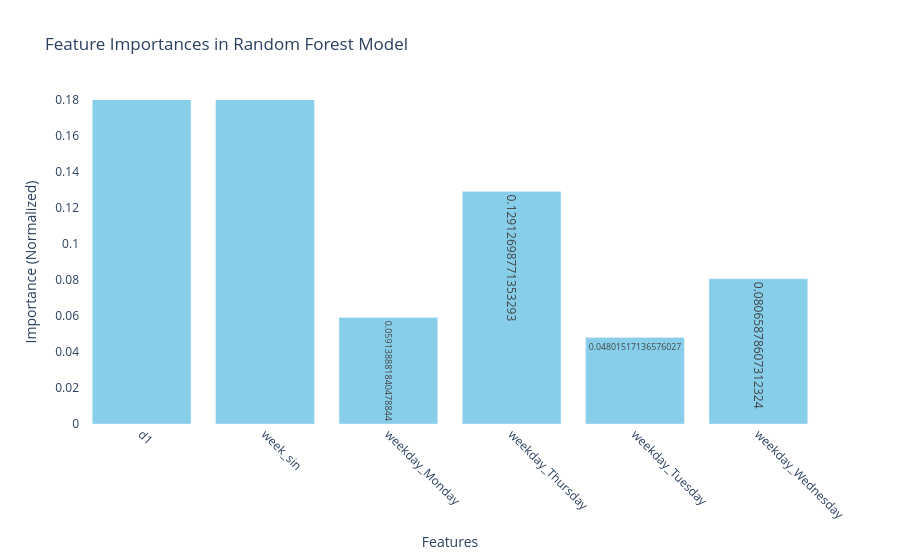

The cell this chart's notebook holds for it:
### Code cell
import plotly.graph_objects as go

# Feature names and importances (based on your provided values and corrected order)
# features = ['d1', 'd2', 'd3', 'week_sin', 'week_cos', 'weekday_Friday', 'weekday_Monday', 
#             'weekday_Thursday', 'weekday_Tuesday', 'weekday_Wednesday']


importances = feature_importances
# Create a bar chart using Plotly
fig = go.Figure(data=[go.Bar(
    x=features,
    y=importances,
    marker_color='skyblue',  # Customize bar color
    text=importances,  # Display values on bars
    textposition='auto'  # Position text above bars
)])

# Customize the layout
fig.update_layout(
    title='Feature Importances in Random Forest Model',
    xaxis_title='Features',
    yaxis_title='Importance (Normalized)',
    xaxis={'tickangle': 45},  # Rotate x-axis labels for readability
    yaxis={'range': [0, 0.18]},  # Set y-axis range for better visibility
    bargap=0.2,  # Gap between bars
    plot_bgcolor='white',  # Background color
    showlegend=False  # No legend needed for a single bar chart
)

# Show the interactive plot
fig.show()

### Figure 1 — Plotly figure (JSON) as saved in the notebook; plotly's stock layout.template omitted (floating-point values rounded to 4 significant figures)
{"data": [{"marker": {"color": "skyblue"}, "text": [0.2954, 0.3876, 0.05914, 0.1291, 0.04802, 0.08066], "textposition": "auto", "type": "bar", "x": ["d1", "week_sin", "weekday_Monday", "weekday_Thursday", "weekday_Tuesday", "weekday_Wednesday"], "y": [0.2954, 0.3876, 0.05914, 0.1291, 0.04802, 0.08066]}], "layout": {"bargap": 0.2, "plot_bgcolor": "white", "showlegend": false, "title": {"text": "Feature Importances in Random Forest Model"}, "xaxis": {"tickangle": 45, "title": {"text": "Features"}}, "yaxis": {"range": [0, 0.18], "title": {"text": "Importance (Normalized)"}}}}
